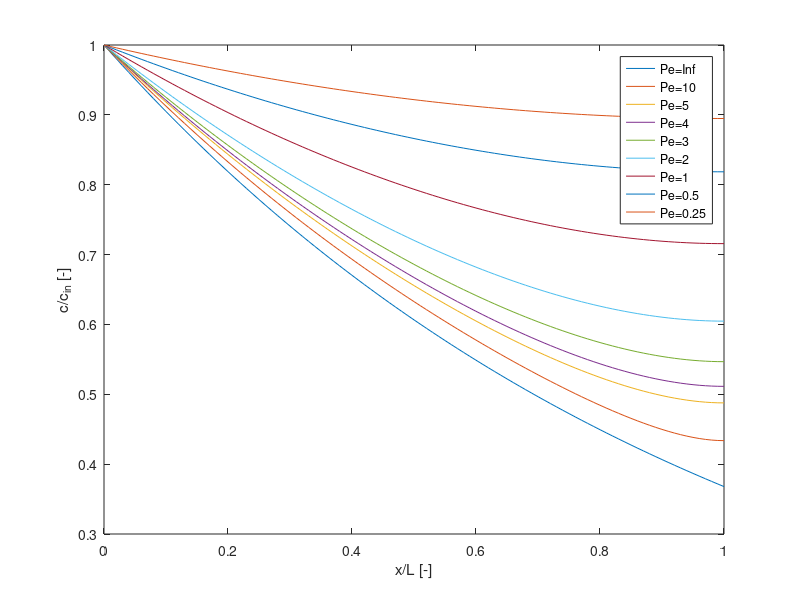

MATLAB code to generate this figure:
% Steady state transport solutions for one fixed value of Da1 and various values of Pe 
x = [0:0.01:1];
Da1 = 1; 
c = exp(-Da1*x);
for Pe = [10 5 4 3 2 1 0.5 0.25];
    s = sqrt(0.25*Pe*Pe+Pe/Da1);
    mu1 = 0.5*Pe+s; mu2 = 0.5*Pe-s;
    s = mu2*exp(mu2)-mu1*exp(mu1);
    c = [c;(mu2*exp(mu2)*exp(mu1*x)-mu1*exp(mu1)*exp(mu2*x))./s];
end
plot (x,c);
legend('Pe=Inf','Pe=10','Pe=5','Pe=4','Pe=3','Pe=2','Pe=1','Pe=0.5','Pe=0.25');
xlabel ('x/L [-]'); ylabel ('c/c_{in} [-]');
